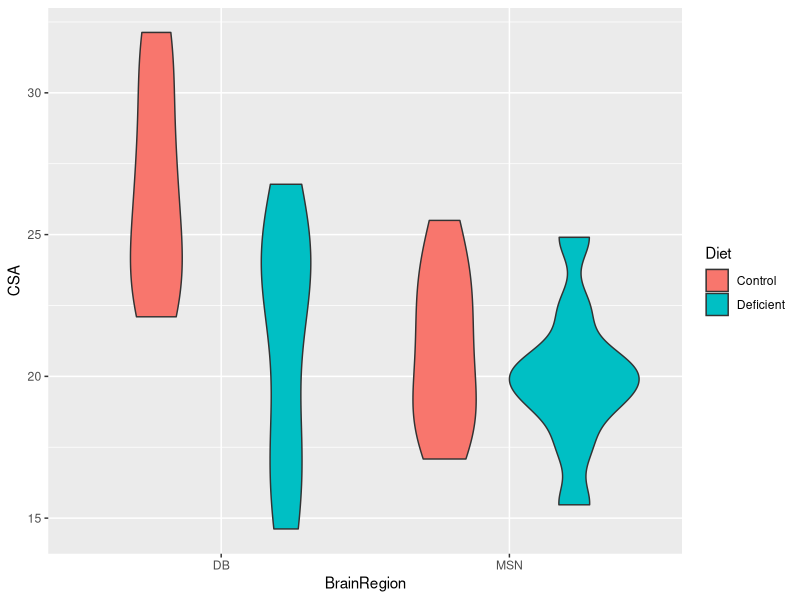
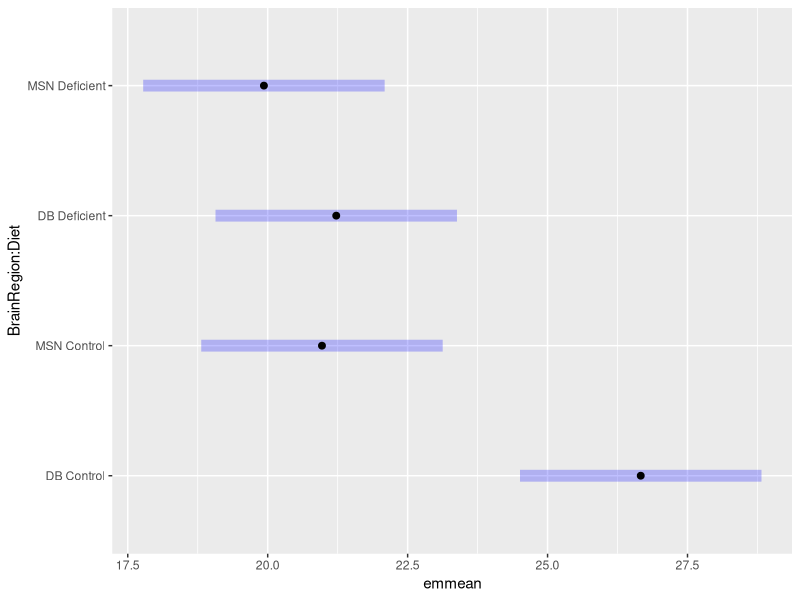
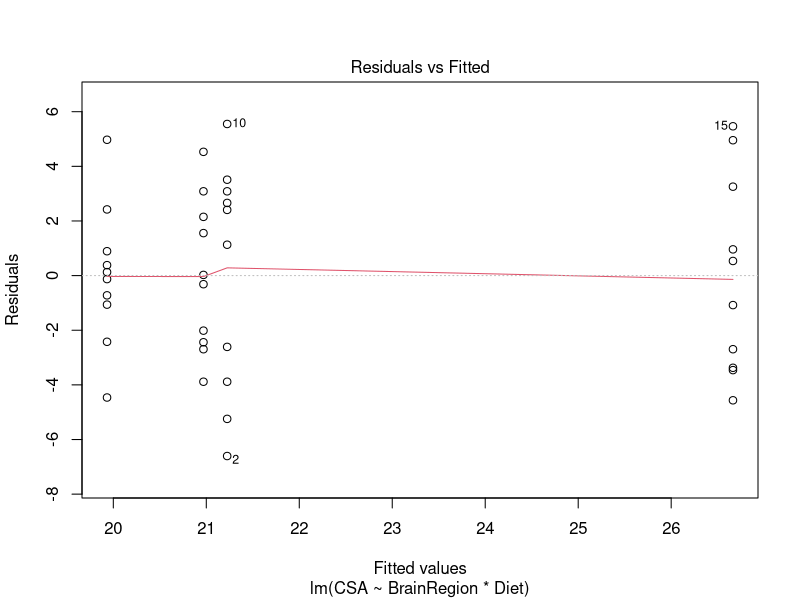
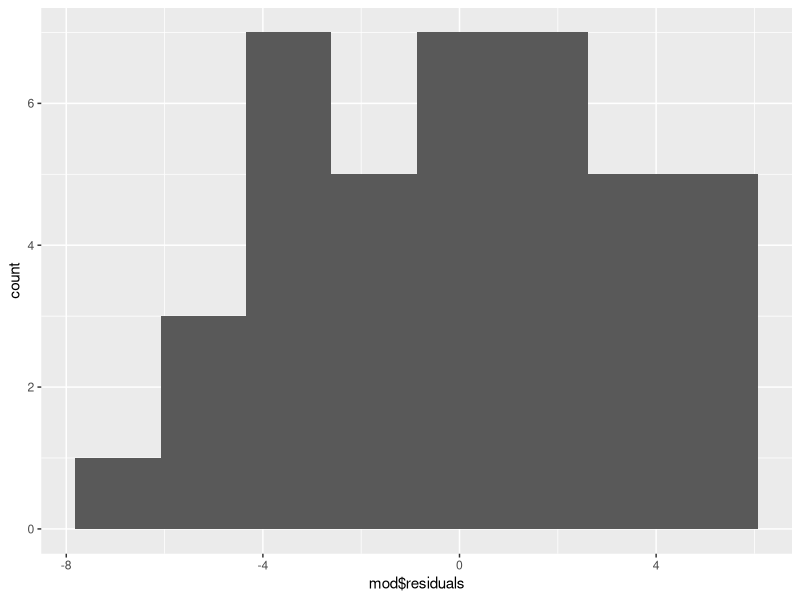
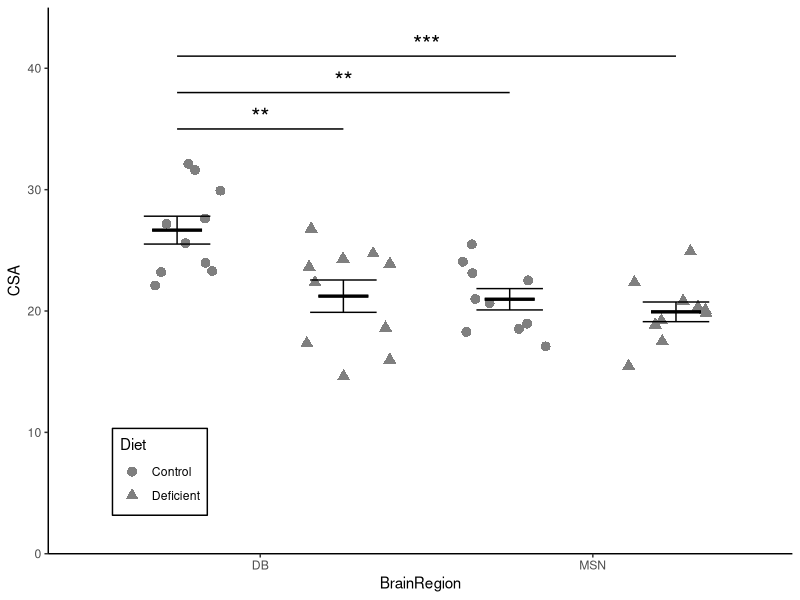
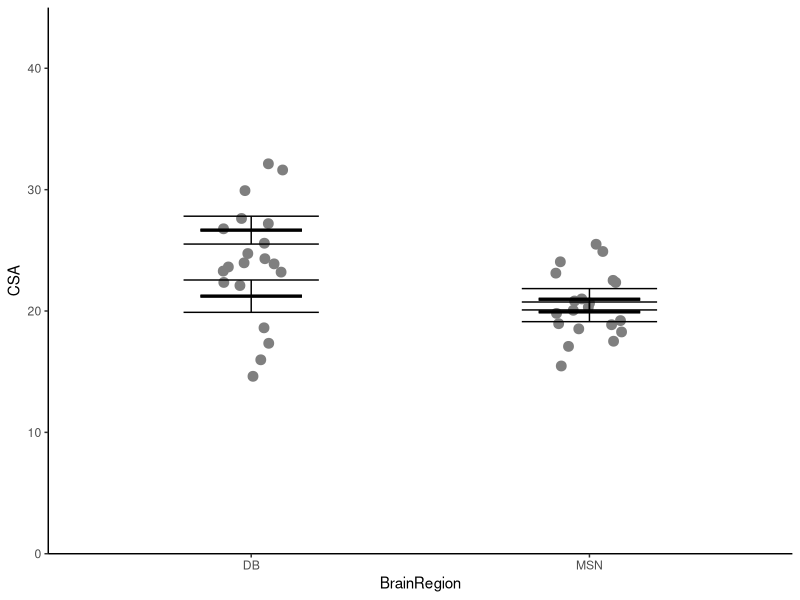
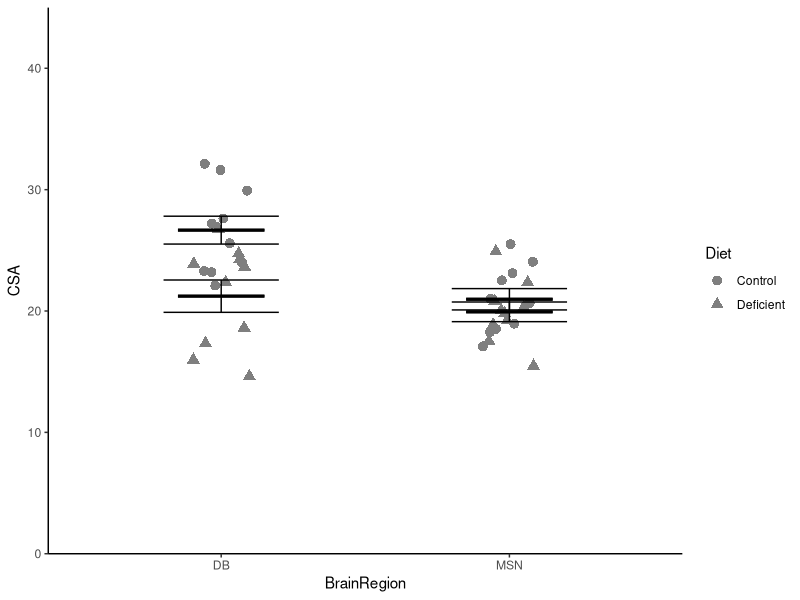
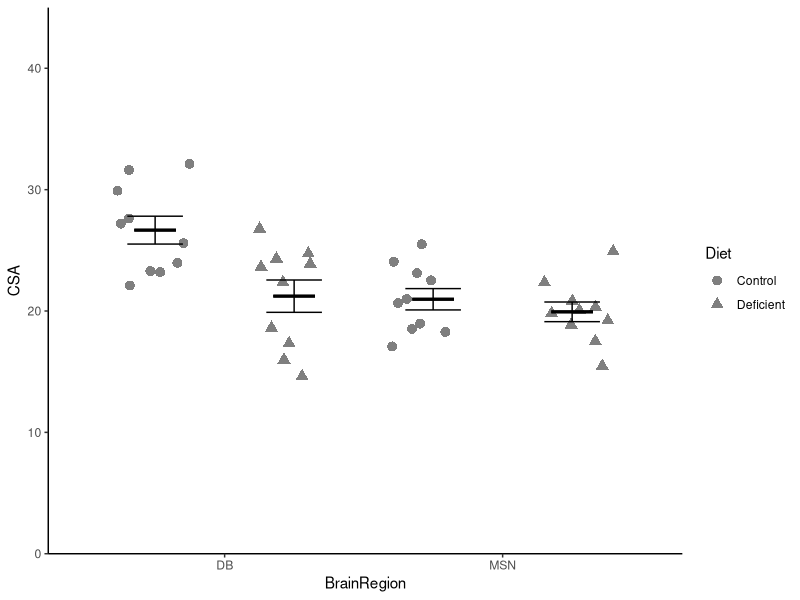

The R source for these figures, in order:
## ---- chunk 1
#| include: false
library(tidyverse)
library(kableExtra)
## ---- chunk 2
#| include: false

#---CODING ANSWER---

# load the package
library(readxl)

excel_sheets("data-raw/neuron-csa.xlsx")
# There are two sheets in the file. Each sheet contains a different brain region

## ---- chunk 3
#| include: false

#---CODING ANSWER---

db <- read_excel("data-raw/neuron-csa.xlsx", sheet = "DB")
msn <- read_excel("data-raw/neuron-csa.xlsx", sheet = "MSN")
## ---- chunk 4
neuron <- bind_rows(db, msn)
## ---- chunk 5
ggplot(data = neuron, aes(x = BrainRegion, y = CSA, fill = Diet)) +
  geom_violin()
## ---- chunk 6
neuron_summary <- neuron  |> 
  group_by(BrainRegion, Diet) |> 
  summarise(mean = mean(CSA),
            std = sd(CSA),
            n = length(CSA),
            se = std/sqrt(n))

## ---- chunk 7
#| echo: false

knitr::kable(neuron_summary) |> 
  kableExtra::kable_styling()
## ---- chunk 8
mod <- lm(data = neuron, CSA ~ BrainRegion * Diet)
summary(mod)
## ---- chunk 9
anova(mod)
## ---- chunk 10
library(emmeans)
## ---- chunk 11
emmeans(mod, ~ BrainRegion * Diet) |> pairs()

## ---- chunk 12
emmeans(mod, ~ BrainRegion * Diet) |> plot()
## ---- chunk 13
#| include: false

#---CODING ANSWER-

plot(mod, which = 1)
## ---- chunk 14
#| include: false

#---CODING ANSWER-

ggplot(mapping = aes(x = mod$residuals)) + 
  geom_histogram(bins = 8)
## ---- chunk 15
#| include: false

#---CODING ANSWER-

shapiro.test(mod$residuals)
## ---- chunk 16
#| echo: false

ggplot() +
  geom_point(data = neuron, 
             aes(x = BrainRegion, y = CSA, shape = Diet),
             position = position_jitterdodge(dodge.width = 1,
                                             jitter.width = 0.3,
                                             jitter.height = 0),
             colour = "gray50",
             size = 3) +
  geom_errorbar(data = neuron_summary, 
                aes(x = BrainRegion, 
                    ymin = mean - se, 
                    ymax = mean + se,
                    group = Diet),
                width = 0.4, 
                position = position_dodge(width = 1)) +
  geom_errorbar(data = neuron_summary, 
                aes(x = BrainRegion, 
                    ymin = mean,
                    ymax = mean, 
                    group = Diet),
                width = 0.3, 
                linewidth = 1,
                position = position_dodge(width = 1) ) +
  scale_y_continuous(name = "CSA",
                     expand = c(0, 0),
                     limits = c(0, 45)) +
  scale_x_discrete(name = "BrainRegion") +
  # DB Control - DB Deficient **
  annotate("segment",
           x = 0.75, xend = 1.25,
           y = 35, yend = 35,
           colour = "black") +
  annotate("text",
           x = 1,  y = 36,
           label = "**", size = 6) +
  # Control.MSN - Control.DB **
  annotate("segment",
           x = 0.75, xend = 1.75,
           y = 38, yend = 38,
           colour = "black") +
  annotate("text", x = 1.25,  y = 39,
           label = "**", size = 6) +
  # DB Control - MSN Deficient  ***
  annotate("segment",
           x = 0.75, xend = 2.25,
           y = 41, yend = 41,
           colour = "black") +
  annotate("text", x = 1.5,  y = 42,
           label = "***", size = 6) +
  theme_classic() +
  theme(legend.position = "inside",
        legend.position.inside = c(0.15, 0.15),
        legend.background = element_rect(colour = "black"))

## ---- chunk 17
ggplot() +
  geom_point(data = neuron, 
             aes(x = BrainRegion, y = CSA),
             position = position_jitter(width = 0.1, height = 0),
             colour = "gray50",
             size = 3) +
  geom_errorbar(data = neuron_summary, 
                aes(x = BrainRegion, 
                    ymin = mean - se, 
                    ymax = mean + se),
                width = 0.4) +
  geom_errorbar(data = neuron_summary, 
                aes(x = BrainRegion, 
                    ymin = mean,
                    ymax = mean),
                width = 0.3, 
                linewidth = 1) +
  scale_y_continuous(name = "CSA",
                     expand = c(0, 0),
                     limits = c(0, 45)) +
  scale_x_discrete(name = "BrainRegion") +
  theme_classic() 

## ---- chunk 18
ggplot() +
  geom_point(data = neuron, 
             aes(x = BrainRegion, y = CSA, shape = Diet),
             position = position_jitter(width = 0.1, height = 0),
             colour = "gray50",
             size = 3) +
  geom_errorbar(data = neuron_summary, 
                aes(x = BrainRegion, 
                    ymin = mean - se, 
                    ymax = mean + se),
                width = 0.4) +
  geom_errorbar(data = neuron_summary, 
                aes(x = BrainRegion, 
                    ymin = mean,
                    ymax = mean),
                width = 0.3, 
                linewidth = 1) +
  scale_y_continuous(name = "CSA",
                     expand = c(0, 0),
                     limits = c(0, 45)) +
  scale_x_discrete(name = "BrainRegion") +
  theme_classic() 

## ---- chunk 19
#| highlight: [4-6, 13, 15, 20, 23]

ggplot() +
  geom_point(data = neuron, 
             aes(x = BrainRegion, y = CSA, shape = Diet),
             position = position_jitterdodge(dodge.width = 1,
                                             jitter.width = 0.3,
                                             jitter.height = 0),
             colour = "gray50",
             size = 3) +
  geom_errorbar(data = neuron_summary, 
                aes(x = BrainRegion, 
                    ymin = mean - se, 
                    ymax = mean + se,
                    group = Diet),
                width = 0.4,
                position = position_dodge(width = 1)) +
  geom_errorbar(data = neuron_summary, 
                aes(x = BrainRegion, 
                    ymin = mean,
                    ymax = mean,
                    group = Diet),
                width = 0.3, 
                linewidth = 1,
                position = position_dodge(width = 1)) +
  scale_y_continuous(name = "CSA",
                     expand = c(0, 0),
                     limits = c(0, 45)) +
  scale_x_discrete(name = "BrainRegion") +
  theme_classic() 

## ---- chunk 20
#| include: false

#---CODING ANSWER---

ggplot() +
  geom_point(data = neuron, 
             aes(x = BrainRegion, y = CSA, shape = Diet),
             position = position_jitterdodge(dodge.width = 1,
                                             jitter.width = 0.3,
                                             jitter.height = 0),
             colour = "gray50",
             size = 3) +
  geom_errorbar(data = neuron_summary, 
                aes(x = BrainRegion, 
                    ymin = mean - se, 
                    ymax = mean + se,
                    group = Diet),
                width = 0.4,
                position = position_dodge(width = 1)) +
  geom_errorbar(data = neuron_summary, 
                aes(x = BrainRegion, 
                    ymin = mean,
                    ymax = mean,
                    group = Diet),
                width = 0.3, 
                linewidth = 1,
                position = position_dodge(width = 1)) +
  scale_y_continuous(name = "CSA",
                     expand = c(0, 0),
                     limits = c(0, 45)) +
  scale_x_discrete(name = "BrainRegion") +
  # DB Control - DB Deficient **
  annotate("segment",
           x = 0.75, xend = 1.25,
           y = 35, yend = 35,
           colour = "black") +
  annotate("text",
           x = 1,  y = 36,
           label = "**", size = 6) +
  # Control.MSN - Control.DB **
  annotate("segment",
           x = 0.75, xend = 1.75,
           y = 38, yend = 38,
           colour = "black") +
  annotate("text", x = 1.25,  y = 39,
           label = "**", size = 6) +
  # DB Control - MSN Deficient  ***
  annotate("segment",
           x = 0.75, xend = 2.25,
           y = 41, yend = 41,
           colour = "black") +
  annotate("text", x = 1.5,  y = 42,
           label = "***", size = 6) +
  theme_classic() 

## ---- chunk 21
#| echo: false

#---CODING ANSWER---

# Assign the figure to a variable
fig1 <- ggplot() +
  geom_point(data = neuron, 
             aes(x = BrainRegion, y = CSA, shape = Diet),
             position = position_jitterdodge(dodge.width = 1,
                                             jitter.width = 0.3,
                                             jitter.height = 0),
             colour = "gray50",
             size = 3) +
  geom_errorbar(data = neuron_summary, 
                aes(x = BrainRegion, 
                    ymin = mean - se, 
                    ymax = mean + se,
                    group = Diet),
                width = 0.4, 
                position = position_dodge(width = 1)) +
  geom_errorbar(data = neuron_summary, 
                aes(x = BrainRegion, 
                    ymin = mean,
                    ymax = mean, 
                    group = Diet),
                width = 0.3, 
                linewidth = 1,
                position = position_dodge(width = 1) ) +
  scale_y_continuous(name = "CSA",
                     expand = c(0, 0),
                     limits = c(0, 45)) +
  scale_x_discrete(name = "BrainRegion") +
  # DB Control - DB Deficient **
  annotate("segment",
           x = 0.75, xend = 1.25,
           y = 35, yend = 35,
           colour = "black") +
  annotate("text",
           x = 1,  y = 36,
           label = "**", size = 6) +
  # Control.MSN - Control.DB **
  annotate("segment",
           x = 0.75, xend = 1.75,
           y = 38, yend = 38,
           colour = "black") +
  annotate("text", x = 1.25,  y = 39,
           label = "**", size = 6) +
  # DB Control - MSN Deficient  ***
  annotate("segment",
           x = 0.75, xend = 2.25,
           y = 41, yend = 41,
           colour = "black") +
  annotate("text", x = 1.5,  y = 42,
           label = "***", size = 6) +
  theme_classic() +
  theme(legend.position = "inside",
        legend.position.inside = c(0.15, 0.15),
        legend.background = element_rect(colour = "black"))

## ---- chunk 22
#| include: false

#---CODING ANSWER---

# save figure to figures/seal.png
ggsave("figures/neuron.png",
       plot = fig1,
       width = 4,
       height = 3.5,
       units = "in",
       dpi = 300)
